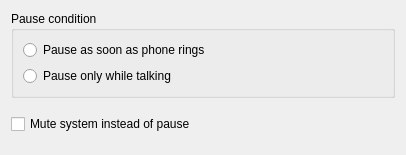
<?xml version="1.0" encoding="UTF-8"?>
<ui version="4.0">
 <class>PauseMusicConfigUi</class>
 <widget class="QWidget" name="PauseMusicConfigUi">
  <property name="windowModality">
   <enum>Qt::WindowModal</enum>
  </property>
  <property name="geometry">
   <rect>
    <x>0</x>
    <y>0</y>
    <width>406</width>
    <height>155</height>
   </rect>
  </property>
  <property name="windowTitle">
   <string>Pause music plugin</string>
  </property>
  <layout class="QVBoxLayout" name="verticalLayout_2">
   <item>
    <widget class="QGroupBox" name="groupBox">
     <property name="sizePolicy">
      <sizepolicy hsizetype="Preferred" vsizetype="Fixed">
       <horstretch>0</horstretch>
       <verstretch>0</verstretch>
      </sizepolicy>
     </property>
     <property name="title">
      <string>Pause condition</string>
     </property>
     <layout class="QVBoxLayout" name="verticalLayout">
      <item>
       <widget class="QRadioButton" name="rad_ringing">
        <property name="text">
         <string>Pause as soon as phone rings</string>
        </property>
       </widget>
      </item>
      <item>
       <widget class="QRadioButton" name="rad_talking">
        <property name="text">
         <string>Pause only while talking</string>
        </property>
       </widget>
      </item>
     </layout>
    </widget>
   </item>
   <item>
    <spacer name="verticalSpacer_2">
     <property name="orientation">
      <enum>Qt::Vertical</enum>
     </property>
     <property name="sizeHint" stdset="0">
      <size>
       <width>20</width>
       <height>40</height>
      </size>
     </property>
    </spacer>
   </item>
   <item>
    <widget class="QCheckBox" name="check_mute">
     <property name="text">
      <string>Mute system instead of pause</string>
     </property>
    </widget>
   </item>
   <item>
    <spacer name="verticalSpacer">
     <property name="orientation">
      <enum>Qt::Vertical</enum>
     </property>
     <property name="sizeHint" stdset="0">
      <size>
       <width>20</width>
       <height>40</height>
      </size>
     </property>
    </spacer>
   </item>
  </layout>
 </widget>
 <resources/>
 <connections/>
</ui>
